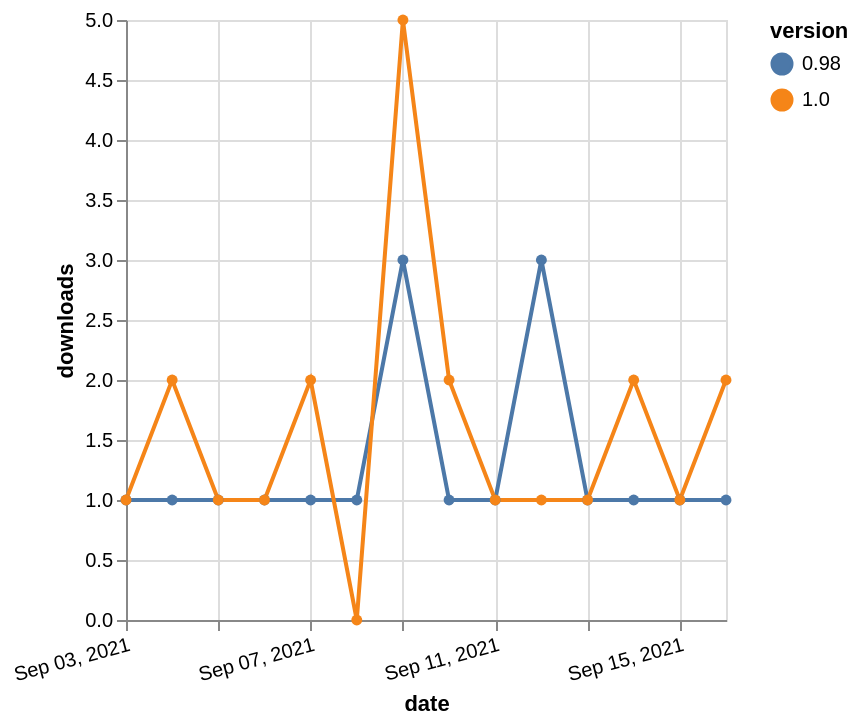

Write the Vega-Lite specification saved for this chart.
### Vega-Lite specification from a JSON file in a GitHub repository (floating-point values rounded to 4 significant figures)
{"$schema": "https://vega.github.io/schema/vega-lite/v5.json", "description": "A simple bar chart with embedded data.", "data": {"values": [{"date": "2021-09-03", "total": 419, "delta": 1, "version": "0.98"}, {"date": "2021-09-04", "total": 420, "delta": 1, "version": "0.98"}, {"date": "2021-09-05", "total": 421, "delta": 1, "version": "0.98"}, {"date": "2021-09-06", "total": 422, "delta": 1, "version": "0.98"}, {"date": "2021-09-07", "total": 423, "delta": 1, "version": "0.98"}, {"date": "2021-09-08", "total": 424, "delta": 1, "version": "0.98"}, {"date": "2021-09-09", "total": 427, "delta": 3, "version": "0.98"}, {"date": "2021-09-10", "total": 428, "delta": 1, "version": "0.98"}, {"date": "2021-09-11", "total": 429, "delta": 1, "version": "0.98"}, {"date": "2021-09-12", "total": 432, "delta": 3, "version": "0.98"}, {"date": "2021-09-13", "total": 433, "delta": 1, "version": "0.98"}, {"date": "2021-09-14", "total": 434, "delta": 1, "version": "0.98"}, {"date": "2021-09-15", "total": 435, "delta": 1, "version": "0.98"}, {"date": "2021-09-16", "total": 436, "delta": 1, "version": "0.98"}, {"date": "2021-09-03", "total": 202, "delta": 1, "version": "1.0"}, {"date": "2021-09-04", "total": 204, "delta": 2, "version": "1.0"}, {"date": "2021-09-05", "total": 205, "delta": 1, "version": "1.0"}, {"date": "2021-09-06", "total": 206, "delta": 1, "version": "1.0"}, {"date": "2021-09-07", "total": 208, "delta": 2, "version": "1.0"}, {"date": "2021-09-08", "total": 208, "delta": 0, "version": "1.0"}, {"date": "2021-09-09", "total": 213, "delta": 5, "version": "1.0"}, {"date": "2021-09-10", "total": 215, "delta": 2, "version": "1.0"}, {"date": "2021-09-11", "total": 216, "delta": 1, "version": "1.0"}, {"date": "2021-09-12", "total": 217, "delta": 1, "version": "1.0"}, {"date": "2021-09-13", "total": 218, "delta": 1, "version": "1.0"}, {"date": "2021-09-14", "total": 220, "delta": 2, "version": "1.0"}, {"date": "2021-09-15", "total": 221, "delta": 1, "version": "1.0"}, {"date": "2021-09-16", "total": 223, "delta": 2, "version": "1.0"}]}, "width": "container", "mark": {"type": "line", "point": {"filled": true}}, "encoding": {"x": {"field": "date", "type": "temporal", "timeUnit": "yearmonthdate", "title": "date", "axis": {"labelAngle": -15}}, "y": {"field": "delta", "type": "quantitative", "title": "downloads"}, "color": {"field": "version", "type": "nominal"}, "tooltip": {"field": "delta"}}}
